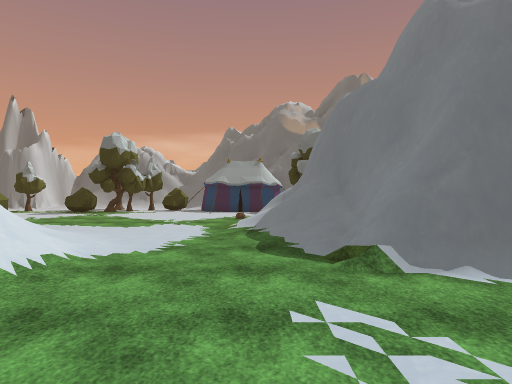
View 1 (above)

24 first-person views from a walk through a Unity game level. The camera is 1.5 m above the floor, looks level and sees 75° across. The floor is counted in squares, 2 m on a side. Each view is taken from the middle of a square. On the plan, view 1 faces up. The plan holds only what a view shows up to about 11 squares ahead; the rest is blank. The place goes on beyond the plan. Some animated figures are left out. Some surface patterns are stand-ins.

View 2
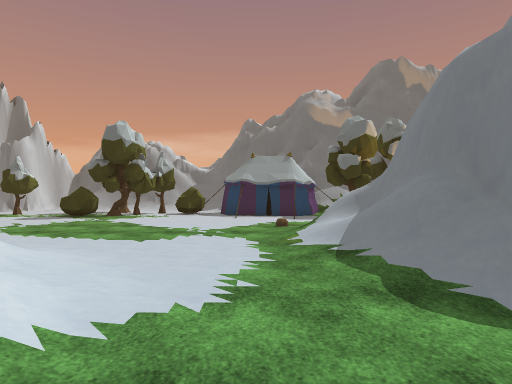

View 3
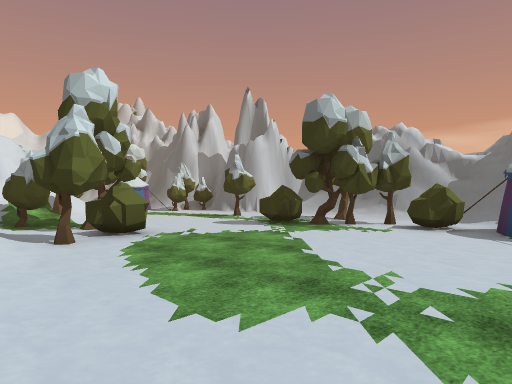

View 4
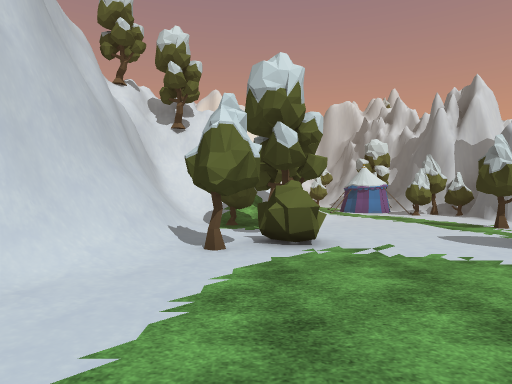

View 5
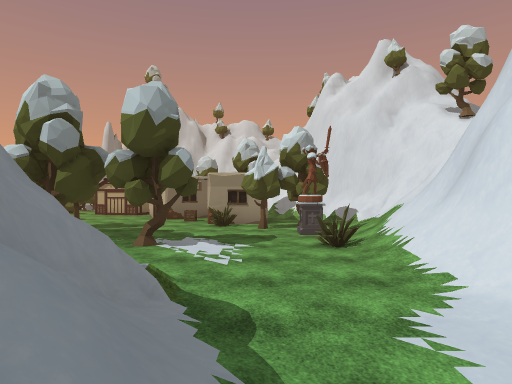

View 6
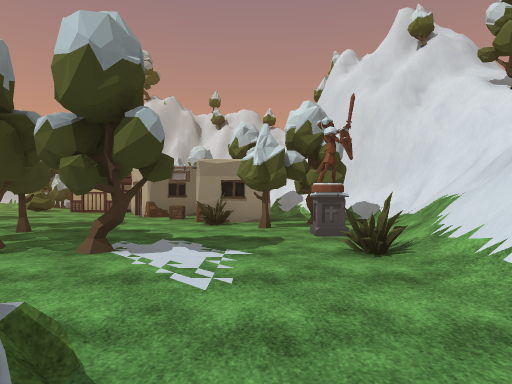

View 7
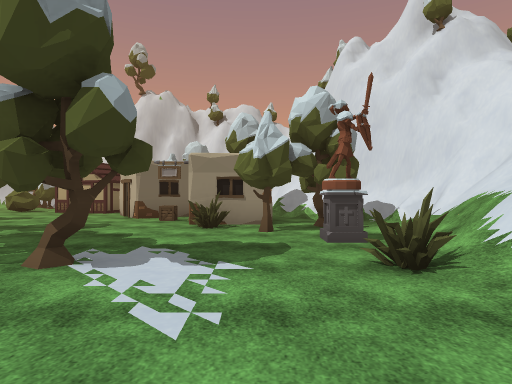

View 8
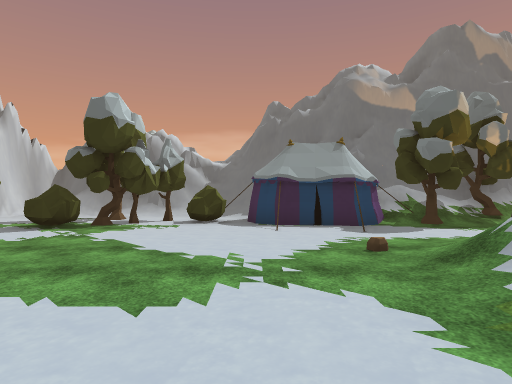

View 9
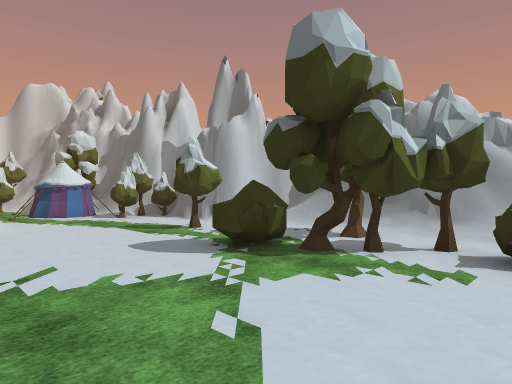

View 10
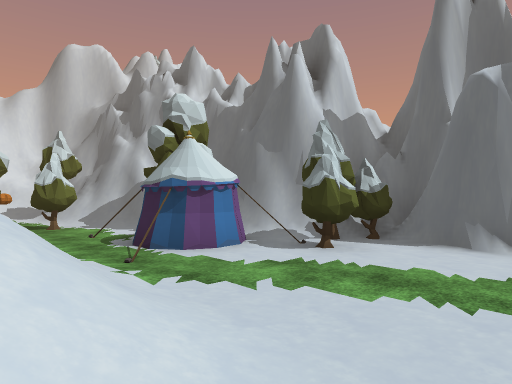

View 11
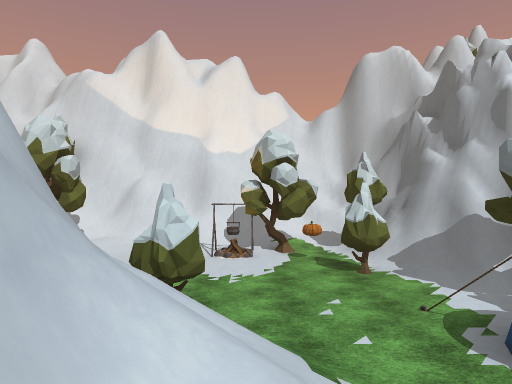

View 12
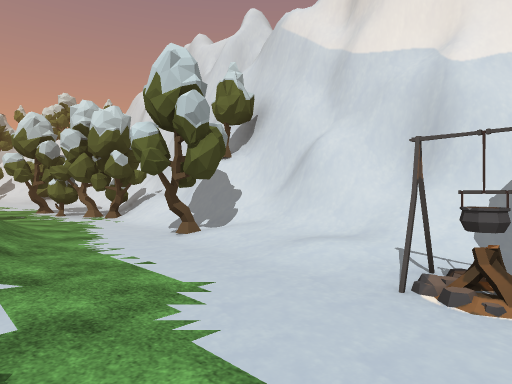

View 13
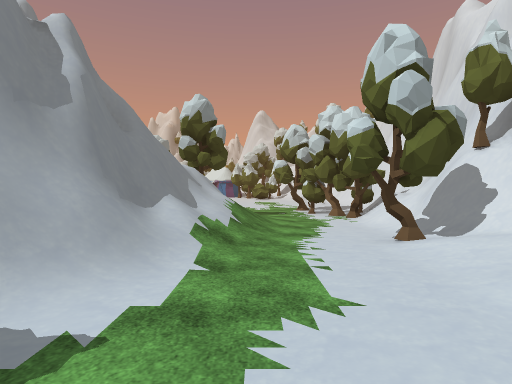

View 14
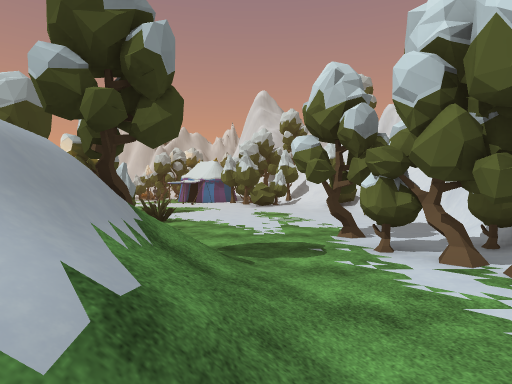

View 15
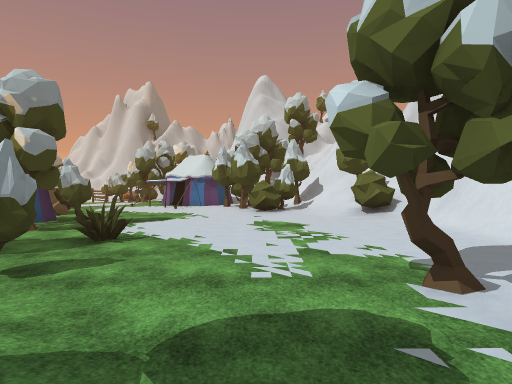

View 16
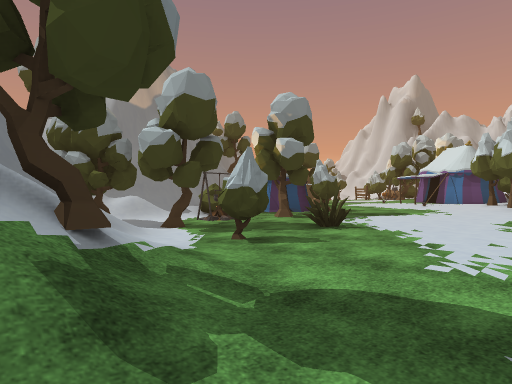

View 17
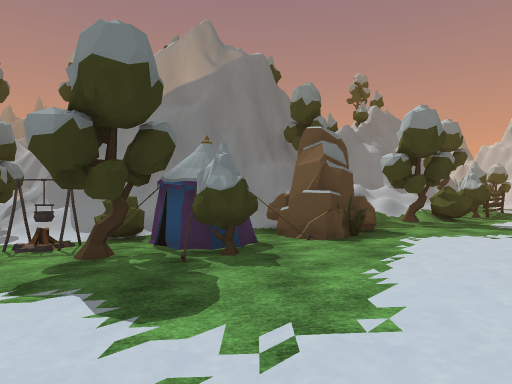

View 18
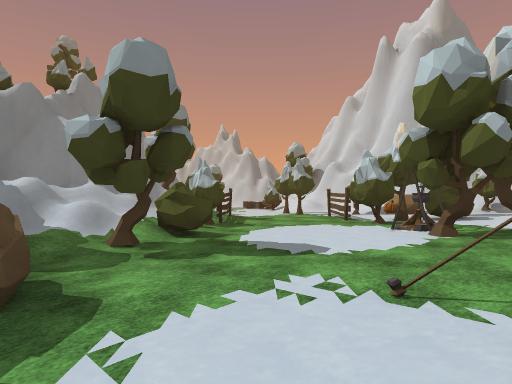

View 19
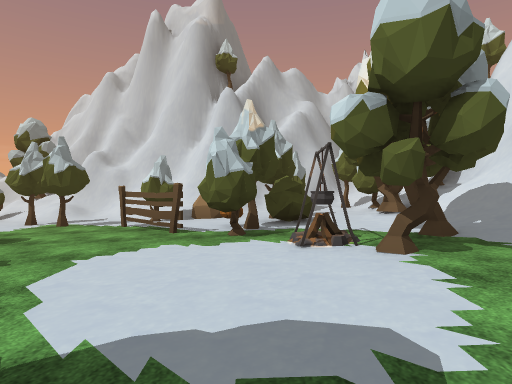

View 20
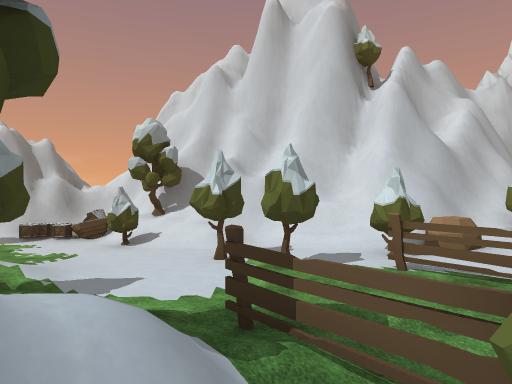

View 21
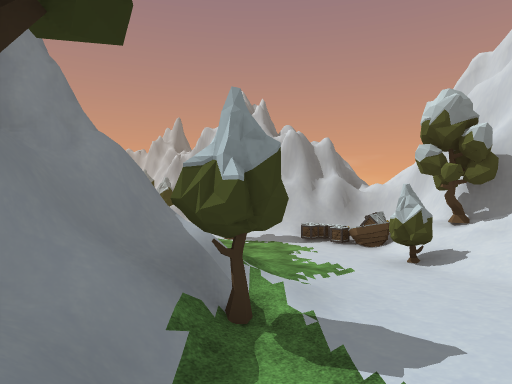

View 22
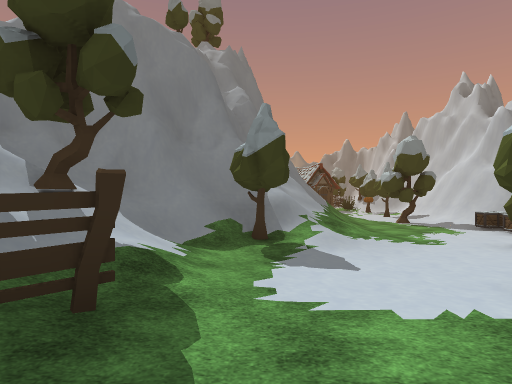

View 23
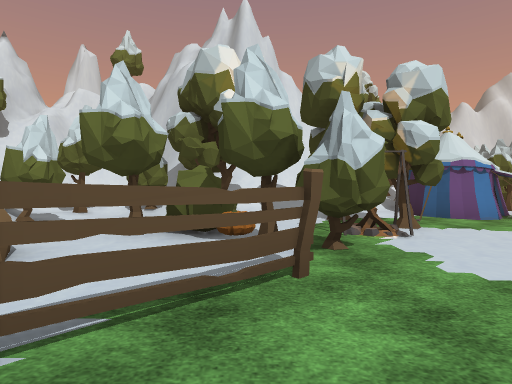

View 24
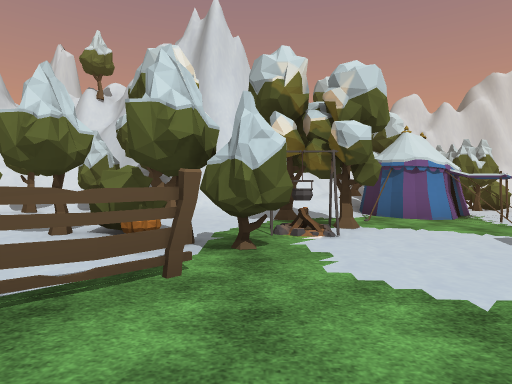

### Floor plan
Key: @ floor where view 1 was taken; # wall or solid block; . main floor; : floor 0.25 m higher than the main floor; + floor 0.5 m higher than the main floor; * floor 0.75 m higher than the main floor; % floor 1 m higher than the main floor; & floor 2 m higher than the main floor; / step, stairs or slope; = window, fence, low wall or low ledge; ^ raised ledge; B bush; T tree; C crate; A campfire; E tent; F fence; R rock; O other object.
Columns run from 23 left of view 1 to 3 right of it. Each row starts with its distance up from view 1.
 16           ####/#######
 15           T###///:////  ##
 14         ##T......T.TB#  ###
 13   ####T ##T...T..TT.B####TT
 12 #####...##......BT...=.#...
 11 =#:.TT.#.#................
 10 ##TTO....////............
  9 ##:A..../////...B....../
  8 ##/....T ###O/TTBT.....//
  7 ##/:.../   #//........./##
  6 ##/...//#  ##/#####/...//#
  5 ##+.../##  ####  ## /.../#
  4 ##/T../##           #...=##
  3 ##=..//##           #/..//#
  2 ##/../=#            #/.....
  1 ##/..//=           ##O...T.
  0 #=T../TT           #/..@...
 -1 # TT.:/T/#        #=/.O....
 -2  TTT::::///# T%####//..T...
 -3  /:T::::T.::TT######/.T#O..
 -4 #/::::::::T../#   ##=..O#..
 -5 #/:::::O: :::/#    ##/.  C.
 -6 ##+++::::::AB/#     ##/T ##
 -7 ##++++++::TE:/##     #^
 -8 # B++++++TT E  #
 -9 #//**+++++TE::/##
-10 ##T/BB*++++OOO:/#
-11  ##/TT**++++OO  T
-12     TOT*#*++++////##
-13       ####*+++T////#
-14      T####*++++/%/###
-15       =###**++B+//= #
-16      ##/%*TT*+++T//T##
-17       # /%TA*++++//T/##
-18        #/%**TT+++F///####
-19        #//%BTFF++:::/T#=##
-20        #OT%BB*FF+::::///=##
-21        #/T%*TRT+T+::::///
-22       ##&T%T R//++T::::..//
-23       ##///T###=/+//T:.....
-24       #///########///:....T
-25      ###/ ##   ### /T%OCC.:
-26       ###          ###OOO##
-27                      #####

Positions as (right, up) in squares from view 1, and headings:
1: (0, 0), facing up
2: (-1, 2), facing up
3: (-1, 6), facing up-left
4: (-2, 8), facing left
5: (0, 7), facing down
6: (0, 5), facing down
7: (0, 4), facing down
8: (-2, 5), facing up
9: (-3, 9), facing up-left
10: (-10, 9), facing up-left
11: (-12, 9), facing left
12: (-17, 9), facing down-left
13: (-18, 9), facing down
14: (-18, 3), facing down
15: (-18, 0), facing down
16: (-19, 0), facing down-right
17: (-18, -9), facing right
18: (-14, -11), facing down-right
19: (-11, -13), facing down
20: (-6, -15), facing down
21: (-5, -17), facing down-right
22: (-8, -19), facing right
23: (-7, -19), facing left
24: (-7, -18), facing left
